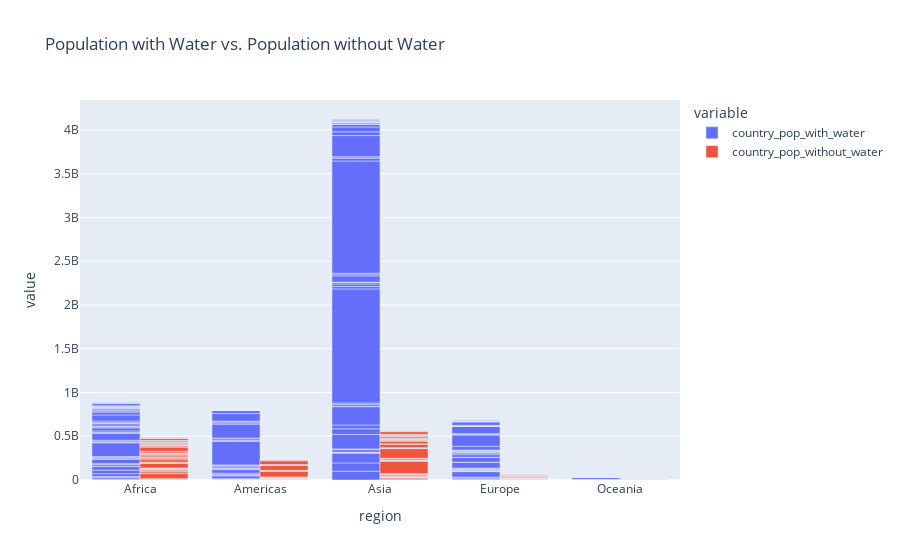

Here is the notebook cell this chart was saved with:
### Code cell
# create stacked bar chart, stacking  "country_pop_with_water", and "country_pop_without_water" on the y axis as two bars. Using region as the x axis.
# px.bar(df_countries, x="region", y=["country_pop_with_water", "country_pop_without_water"], title="Population with Water vs. Population without Water", hover_data=["Entity"])

# create the same, but put the bars side by side
px.bar(df_countries, x="region", y=["country_pop_with_water", "country_pop_without_water"], barmode="group", title="Population with Water vs. Population without Water", hover_data=["Entity"])

### Figure 1 — Plotly figure (JSON) as saved in the notebook; plotly's stock layout.template omitted (floating-point values rounded to 4 significant figures; data arrays with more than 128 entries replaced by an {"elided": "..."} marker saying what was removed)
{"data": [{"alignmentgroup": "True", "customdata": {"elided": "189x1 str values"}, "hovertemplate": "variable=country_pop_with_water<br>region=%{x}<br>value=%{y}<br>Entity=%{customdata[0]}<extra></extra>", "legendgroup": "country_pop_with_water", "marker": {"color": "#636efa", "pattern": {"shape": ""}}, "name": "country_pop_with_water", "offsetgroup": "country_pop_with_water", "orientation": "v", "showlegend": true, "textposition": "auto", "type": "bar", "x": {"elided": "189 str values"}, "xaxis": "x", "y": {"elided": "189 float values"}, "yaxis": "y"}, {"alignmentgroup": "True", "customdata": {"elided": "189x1 str values"}, "hovertemplate": "variable=country_pop_without_water<br>region=%{x}<br>value=%{y}<br>Entity=%{customdata[0]}<extra></extra>", "legendgroup": "country_pop_without_water", "marker": {"color": "#EF553B", "pattern": {"shape": ""}}, "name": "country_pop_without_water", "offsetgroup": "country_pop_without_water", "orientation": "v", "showlegend": true, "textposition": "auto", "type": "bar", "x": {"elided": "189 str values"}, "xaxis": "x", "y": {"elided": "189 float values"}, "yaxis": "y"}], "layout": {"barmode": "group", "legend": {"title": {"text": "variable"}, "tracegroupgap": 0}, "title": {"text": "Population with Water vs. Population without Water"}, "xaxis": {"anchor": "y", "domain": [0, 1], "title": {"text": "region"}}, "yaxis": {"anchor": "x", "domain": [0, 1], "title": {"text": "value"}}}}
